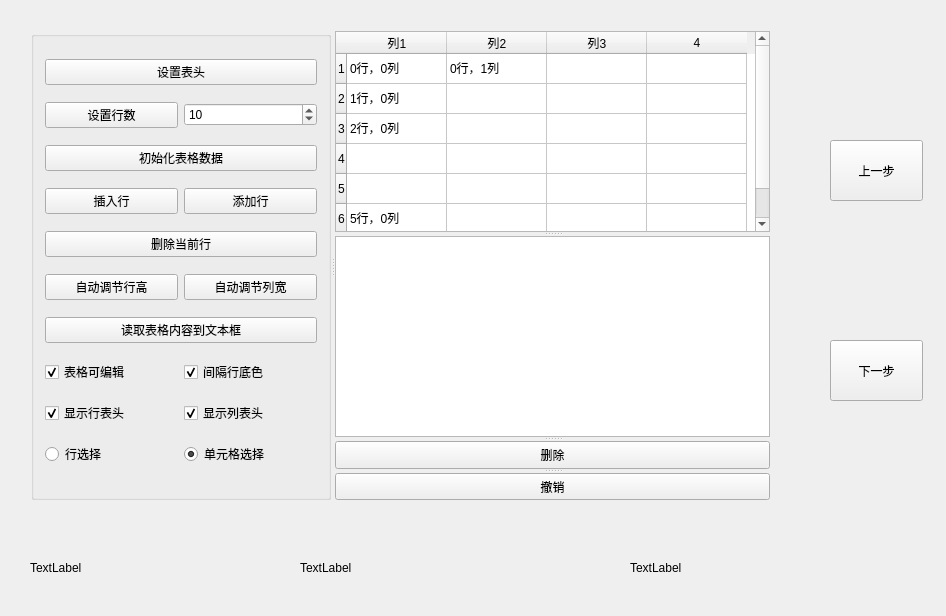
<?xml version="1.0" encoding="UTF-8"?>
<ui version="4.0">
 <class>datatablewindow</class>
 <widget class="QWidget" name="datatablewindow">
  <property name="geometry">
   <rect>
    <x>0</x>
    <y>0</y>
    <width>946</width>
    <height>616</height>
   </rect>
  </property>
  <property name="sizePolicy">
   <sizepolicy hsizetype="Expanding" vsizetype="Expanding">
    <horstretch>0</horstretch>
    <verstretch>0</verstretch>
   </sizepolicy>
  </property>
  <property name="windowTitle">
   <string>datatablewindow</string>
  </property>
  <widget class="QLabel" name="labCellIndex">
   <property name="geometry">
    <rect>
     <x>30</x>
     <y>560</y>
     <width>72</width>
     <height>15</height>
    </rect>
   </property>
   <property name="text">
    <string>TextLabel</string>
   </property>
  </widget>
  <widget class="QLabel" name="labCellType">
   <property name="geometry">
    <rect>
     <x>300</x>
     <y>560</y>
     <width>72</width>
     <height>15</height>
    </rect>
   </property>
   <property name="text">
    <string>TextLabel</string>
   </property>
  </widget>
  <widget class="QLabel" name="labStudID">
   <property name="geometry">
    <rect>
     <x>630</x>
     <y>560</y>
     <width>72</width>
     <height>15</height>
    </rect>
   </property>
   <property name="text">
    <string>TextLabel</string>
   </property>
  </widget>
  <widget class="QWidget" name="gridLayoutWidget">
   <property name="geometry">
    <rect>
     <x>20</x>
     <y>20</y>
     <width>761</width>
     <height>491</height>
    </rect>
   </property>
   <layout class="QGridLayout" name="gridLayout">
    <item row="0" column="0">
     <widget class="QSplitter" name="splitterMain">
      <property name="orientation">
       <enum>Qt::Horizontal</enum>
      </property>
      <widget class="QGroupBox" name="groupBox">
       <property name="maximumSize">
        <size>
         <width>300</width>
         <height>16777215</height>
        </size>
       </property>
       <property name="title">
        <string/>
       </property>
       <layout class="QGridLayout" name="gridLayout_5">
        <item row="0" column="0" colspan="2">
         <widget class="QPushButton" name="btnSetHeader">
          <property name="minimumSize">
           <size>
            <width>0</width>
            <height>25</height>
           </size>
          </property>
          <property name="text">
           <string>设置表头</string>
          </property>
         </widget>
        </item>
        <item row="10" column="0">
         <widget class="QCheckBox" name="chkBoxHeaderH">
          <property name="text">
           <string>显示行表头</string>
          </property>
          <property name="checked">
           <bool>true</bool>
          </property>
         </widget>
        </item>
        <item row="5" column="0">
         <widget class="QPushButton" name="btnAutoHeght">
          <property name="text">
           <string>自动调节行高</string>
          </property>
         </widget>
        </item>
        <item row="9" column="0">
         <widget class="QCheckBox" name="chkBoxTabEditable">
          <property name="text">
           <string>表格可编辑</string>
          </property>
          <property name="checked">
           <bool>true</bool>
          </property>
         </widget>
        </item>
        <item row="9" column="1">
         <widget class="QCheckBox" name="chkBoxRowColor">
          <property name="text">
           <string>间隔行底色</string>
          </property>
          <property name="checked">
           <bool>true</bool>
          </property>
         </widget>
        </item>
        <item row="3" column="0">
         <widget class="QPushButton" name="btnInsertRow">
          <property name="text">
           <string>插入行</string>
          </property>
         </widget>
        </item>
        <item row="2" column="0" colspan="2">
         <widget class="QPushButton" name="btnIniData">
          <property name="minimumSize">
           <size>
            <width>0</width>
            <height>25</height>
           </size>
          </property>
          <property name="text">
           <string>初始化表格数据</string>
          </property>
         </widget>
        </item>
        <item row="3" column="1">
         <widget class="QPushButton" name="btnAppendRow">
          <property name="text">
           <string>添加行</string>
          </property>
         </widget>
        </item>
        <item row="4" column="0" colspan="2">
         <widget class="QPushButton" name="btnDelCurRow">
          <property name="text">
           <string>删除当前行</string>
          </property>
         </widget>
        </item>
        <item row="1" column="1">
         <widget class="QSpinBox" name="spinRowCount">
          <property name="minimum">
           <number>2</number>
          </property>
          <property name="value">
           <number>10</number>
          </property>
         </widget>
        </item>
        <item row="11" column="0">
         <widget class="QRadioButton" name="rBtnSelectRow">
          <property name="text">
           <string>行选择</string>
          </property>
          <property name="checked">
           <bool>false</bool>
          </property>
         </widget>
        </item>
        <item row="1" column="0">
         <widget class="QPushButton" name="btnSetRows">
          <property name="minimumSize">
           <size>
            <width>0</width>
            <height>25</height>
           </size>
          </property>
          <property name="text">
           <string>设置行数</string>
          </property>
         </widget>
        </item>
        <item row="11" column="1">
         <widget class="QRadioButton" name="rBtnSelectItem">
          <property name="text">
           <string>单元格选择</string>
          </property>
          <property name="checked">
           <bool>true</bool>
          </property>
         </widget>
        </item>
        <item row="10" column="1">
         <widget class="QCheckBox" name="chkBoxHeaderV">
          <property name="text">
           <string>显示列表头</string>
          </property>
          <property name="checked">
           <bool>true</bool>
          </property>
         </widget>
        </item>
        <item row="8" column="0" colspan="2">
         <widget class="QPushButton" name="btnReadToEdit">
          <property name="minimumSize">
           <size>
            <width>0</width>
            <height>25</height>
           </size>
          </property>
          <property name="text">
           <string>读取表格内容到文本框</string>
          </property>
         </widget>
        </item>
        <item row="5" column="1">
         <widget class="QPushButton" name="btnAutoWidth">
          <property name="text">
           <string>自动调节列宽</string>
          </property>
         </widget>
        </item>
       </layout>
      </widget>
      <widget class="QSplitter" name="splitter">
       <property name="frameShape">
        <enum>QFrame::NoFrame</enum>
       </property>
       <property name="frameShadow">
        <enum>QFrame::Plain</enum>
       </property>
       <property name="lineWidth">
        <number>2</number>
       </property>
       <property name="orientation">
        <enum>Qt::Vertical</enum>
       </property>
       <widget class="QTableWidget" name="tableInfo">
        <property name="alternatingRowColors">
         <bool>false</bool>
        </property>
        <property name="rowCount">
         <number>6</number>
        </property>
        <property name="columnCount">
         <number>4</number>
        </property>
        <attribute name="horizontalHeaderDefaultSectionSize">
         <number>100</number>
        </attribute>
        <row/>
        <row/>
        <row/>
        <row/>
        <row/>
        <row/>
        <column>
         <property name="text">
          <string>列1</string>
         </property>
        </column>
        <column>
         <property name="text">
          <string>列2</string>
         </property>
        </column>
        <column>
         <property name="text">
          <string>列3</string>
         </property>
        </column>
        <column/>
        <item row="0" column="0">
         <property name="text">
          <string>0行，0列</string>
         </property>
        </item>
        <item row="0" column="1">
         <property name="text">
          <string>0行，1列</string>
         </property>
        </item>
        <item row="1" column="0">
         <property name="text">
          <string>1行，0列</string>
         </property>
        </item>
        <item row="2" column="0">
         <property name="text">
          <string>2行，0列</string>
         </property>
        </item>
        <item row="5" column="0">
         <property name="text">
          <string>5行，0列</string>
         </property>
        </item>
       </widget>
       <widget class="QPlainTextEdit" name="textEdit"/>
       <widget class="QPushButton" name="btnDel">
        <property name="text">
         <string>删除</string>
        </property>
       </widget>
       <widget class="QPushButton" name="btnAdd">
        <property name="text">
         <string>撤销</string>
        </property>
       </widget>
      </widget>
     </widget>
    </item>
   </layout>
  </widget>
  <widget class="QPushButton" name="dataTableForwardPushButton">
   <property name="geometry">
    <rect>
     <x>830</x>
     <y>140</y>
     <width>93</width>
     <height>61</height>
    </rect>
   </property>
   <property name="text">
    <string>上一步</string>
   </property>
  </widget>
  <widget class="QPushButton" name="dataTableNextPushButton">
   <property name="geometry">
    <rect>
     <x>830</x>
     <y>340</y>
     <width>93</width>
     <height>61</height>
    </rect>
   </property>
   <property name="text">
    <string>下一步</string>
   </property>
  </widget>
 </widget>
 <layoutdefault spacing="6" margin="11"/>
 <resources/>
 <connections/>
</ui>
